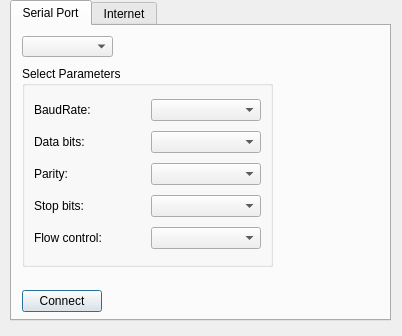
<?xml version="1.0" encoding="UTF-8"?>
<ui version="4.0">
 <class>ConnectDialog</class>
 <widget class="QDialog" name="ConnectDialog">
  <property name="geometry">
   <rect>
    <x>0</x>
    <y>0</y>
    <width>402</width>
    <height>336</height>
   </rect>
  </property>
  <property name="windowTitle">
   <string>Dialog</string>
  </property>
  <widget class="QTabWidget" name="tabWidget">
   <property name="geometry">
    <rect>
     <x>10</x>
     <y>0</y>
     <width>381</width>
     <height>321</height>
    </rect>
   </property>
   <property name="currentIndex">
    <number>0</number>
   </property>
   <widget class="QWidget" name="tab">
    <attribute name="title">
     <string>Serial Port</string>
    </attribute>
    <widget class="QGroupBox" name="parametersBox">
     <property name="geometry">
      <rect>
       <x>10</x>
       <y>40</y>
       <width>251</width>
       <height>201</height>
      </rect>
     </property>
     <property name="title">
      <string>Select Parameters</string>
     </property>
     <layout class="QGridLayout" name="gridLayout_2">
      <item row="0" column="0">
       <widget class="QLabel" name="baudRateLabel">
        <property name="text">
         <string>BaudRate:</string>
        </property>
       </widget>
      </item>
      <item row="0" column="1">
       <widget class="QComboBox" name="baudRateBox"/>
      </item>
      <item row="1" column="0">
       <widget class="QLabel" name="dataBitsLabel">
        <property name="text">
         <string>Data bits:</string>
        </property>
       </widget>
      </item>
      <item row="1" column="1">
       <widget class="QComboBox" name="dataBitsBox"/>
      </item>
      <item row="2" column="0">
       <widget class="QLabel" name="parityLabel">
        <property name="text">
         <string>Parity:</string>
        </property>
       </widget>
      </item>
      <item row="2" column="1">
       <widget class="QComboBox" name="parityBox"/>
      </item>
      <item row="3" column="0">
       <widget class="QLabel" name="stopBitsLabel">
        <property name="text">
         <string>Stop bits:</string>
        </property>
       </widget>
      </item>
      <item row="3" column="1">
       <widget class="QComboBox" name="stopBitsBox"/>
      </item>
      <item row="4" column="0">
       <widget class="QLabel" name="flowControlLabel">
        <property name="text">
         <string>Flow control:</string>
        </property>
       </widget>
      </item>
      <item row="4" column="1">
       <widget class="QComboBox" name="flowControlBox"/>
      </item>
     </layout>
    </widget>
    <widget class="QComboBox" name="serialPortInfoListBox">
     <property name="geometry">
      <rect>
       <x>10</x>
       <y>10</y>
       <width>91</width>
       <height>21</height>
      </rect>
     </property>
    </widget>
    <widget class="QWidget" name="layoutWidget">
     <property name="geometry">
      <rect>
       <x>10</x>
       <y>260</y>
       <width>361</width>
       <height>30</height>
      </rect>
     </property>
     <layout class="QHBoxLayout" name="horizontalLayout" stretch="0,1">
      <item>
       <widget class="QPushButton" name="serialConnectButton">
        <property name="text">
         <string>Connect</string>
        </property>
       </widget>
      </item>
      <item>
       <widget class="QLabel" name="label">
        <property name="text">
         <string/>
        </property>
       </widget>
      </item>
     </layout>
    </widget>
   </widget>
   <widget class="QWidget" name="tab_2">
    <attribute name="title">
     <string>Internet</string>
    </attribute>
   </widget>
  </widget>
 </widget>
 <resources/>
 <connections/>
</ui>
